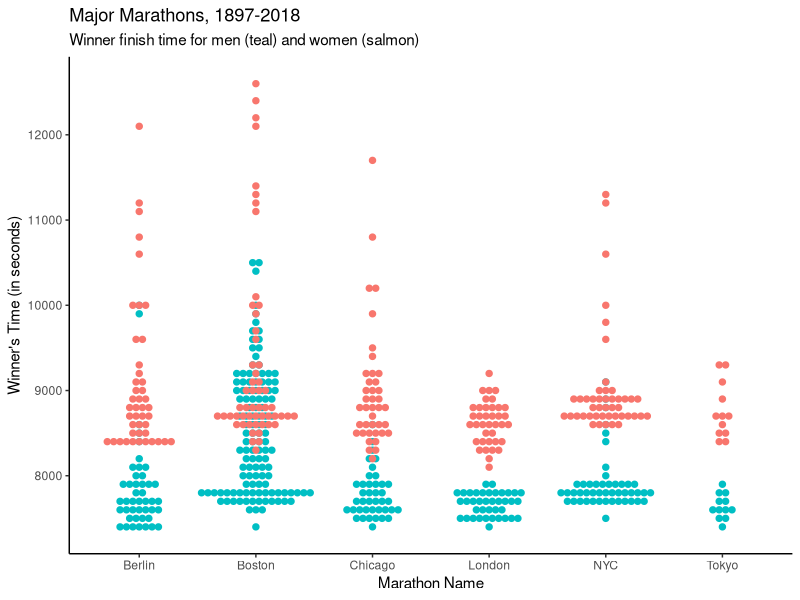
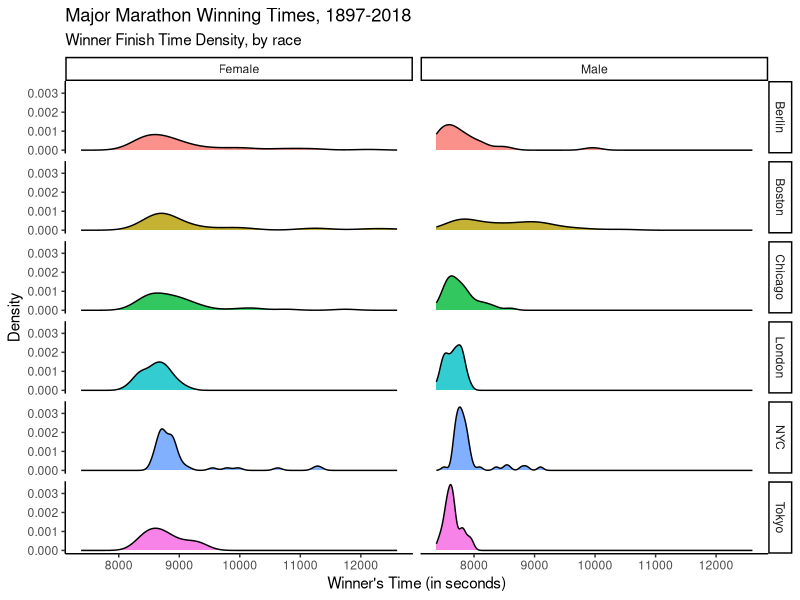
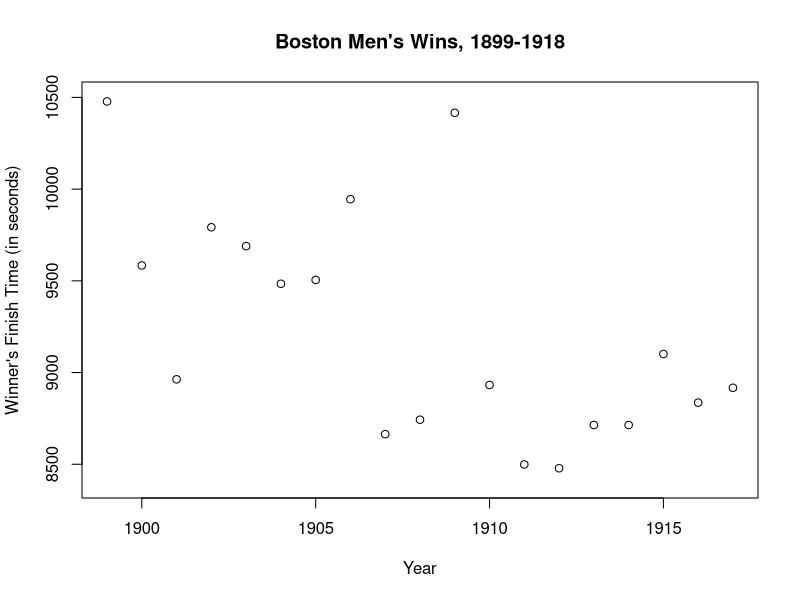
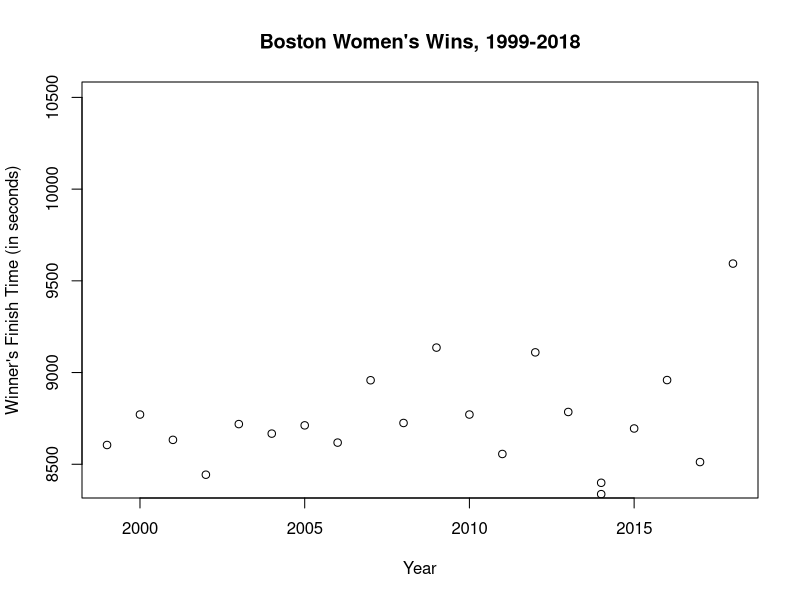
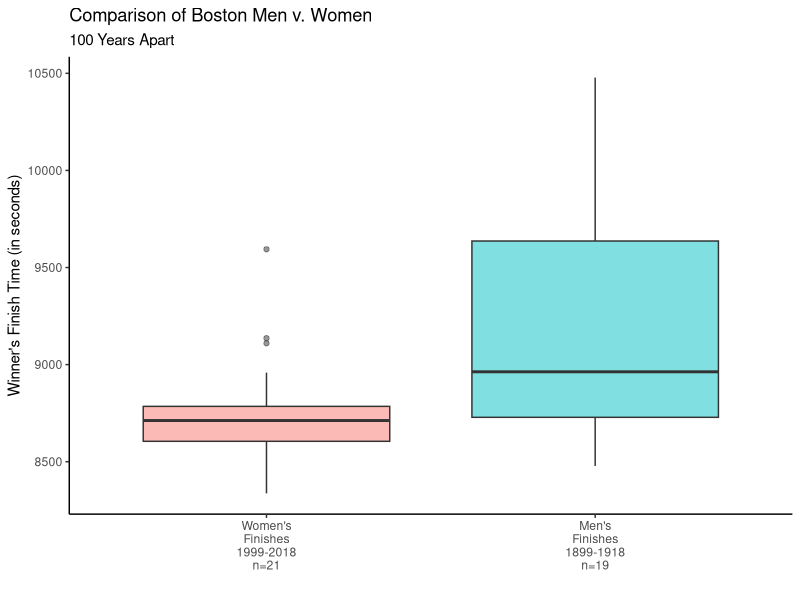
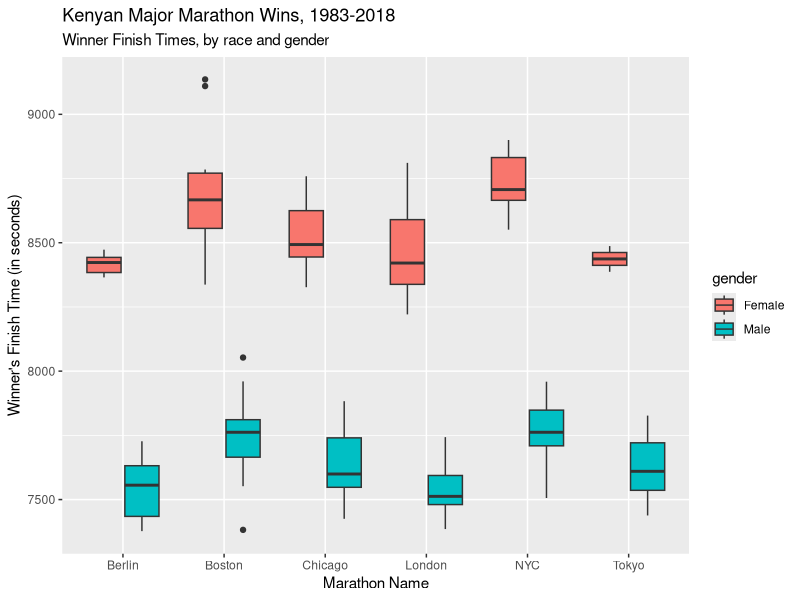
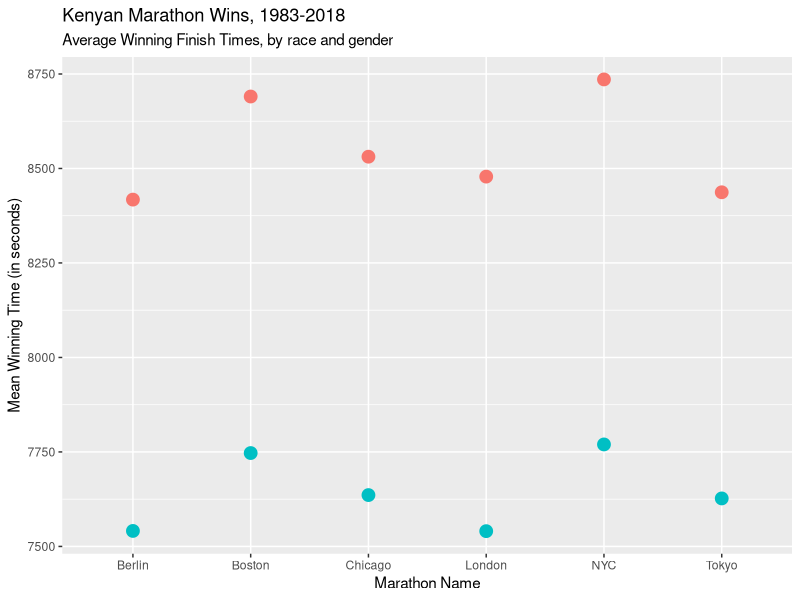

Write the R code that produced these figures, in order.
## ---- chunk 1
df <- read.csv("world_marathon_majors.csv")
library(ggplot2)
library(gganimate)
## ---- chunk 2
head(df)
## ---- chunk 3
str(df)
## ---- chunk 4
check_na <- function(df){
  isna <- c()
  for(i in 1:ncol(df)){
    isna <- c(isna, sum(is.na(df[,i])))
  }
isna
}
check_na(df)
## ---- chunk 5
df$gender <- as.factor(df$gender)
summary(df$gender)
df$marathon <- as.factor(df$marathon)
summary(df$marathon)
## ---- chunk 6
library(lubridate)
time_data <- df$time
temp <- hms(time_data)
new_times <- as.integer(hour(temp)*3600 + minute(temp)*60 + second(temp))
df$time <- new_times
summary(df$time)
## ---- chunk 7
summary(df$year)
## ---- chunk 8
month <- c()
for(i in 1:nrow(df)){
  if(df$marathon[i]=="Berlin"){
    month <- c(month, 9.0)
  } else if(df$marathon[i]=="Boston"){
    month <- c(month, 4.0)
  } else if(df$marathon[i]=="Chicago"){
    month <- c(month, 10.0)
  } else if(df$marathon[i]=="London"){
    month <- c(month, 4.5)
  } else if(df$marathon[i]=="NYC"){
    month <- c(month, 11.0)
  }else {
    month <- c(month, 2.0)
  }
}
df$month <- as.factor(month)
name <- c("Feb", "Apr", "Apr", "Sep", "Oct", "Nov")
count <- summary(df$month)
display_months <- data.frame(rbind(name, count))
colnames(display_months) <- c("2", "4", "4.5", "9", "10", "11")
display_months
## ---- chunk 9
women_only <- df$gender == "Female"
womens_races <- df[women_only,]
womens_races <- womens_races[order(womens_races[,1], womens_races[,7]),]
summary(womens_races)
## ---- chunk 10
men_only <- df$gender == "Male"
mens_races <- df[men_only,]
mens_races <- mens_races[order(mens_races[,1], mens_races[,7]),]
summary(mens_races)
## ---- chunk 11
count_m <- mens_races[,c(1,5,6,7)]
count_f <- womens_races[,c(1,5,6,7)]
theme_set(theme_classic())
line_graph <- ggplot(count_m, aes(x=marathon, y=time))
line_graph + geom_dotplot(method="histodot", binaxis="y", binwidth=100, dotsize=0.75, stackdir="center", color="#00BFC4", fill="#00BFC4") +
  geom_dotplot(data=count_f, method="histodot", binaxis="y", binwidth=100, dotsize=0.75, stackdir="center", color="#F8766D", fill="#F8766D") +
  labs(title="Major Marathons, 1897-2018",
       subtitle="Winner finish time for men (teal) and women (salmon)",
       x="Marathon Name",
       y="Winner's Time (in seconds)")
## ---- chunk 12
density <- df[,c(1,3,5,6,7)]
theme_set(theme_classic())
density_graph <- ggplot(density, aes(time))
density_graph + geom_density(aes(fill=factor(marathon)), alpha=0.8, show.legend=FALSE) +
  labs(title="Major Marathon Winning Times, 1897-2018",
       subtitle="Winner Finish Time Density, by race",
       x="Winner's Time (in seconds)",
       y="Density") +
  facet_grid(marathon ~ gender)
## ---- chunk 13
boston_m <- mens_races[mens_races$marathon=="Boston",]
boston_f <- womens_races[womens_races$marathon=="Boston",]
boston_line <- ggplot() +
  geom_line(data=boston_m, aes(x=year, y=time), color="#00BFC4") +
  geom_line(data=boston_f, aes(x=year, y=time), color="#F8766D") +
  transition_reveal(year)
boston_line
## ---- chunk 14
men_boston_1899_1918 <- mens_races[mens_races$marathon=="Boston" & mens_races$year>=1899 & mens_races$year<=1918,]
women_boston_1999_2018 <- womens_races[womens_races$marathon=="Boston" & womens_races$year>=1999 & womens_races$year<=2018,]
plot(men_boston_1899_1918$year, men_boston_1899_1918$time,
  ylim=c(8400,10500),
  main="Boston Men's Wins, 1899-1918",
  xlab="Year",
  ylab="Winner's Finish Time (in seconds)")
plot(women_boston_1999_2018$year, women_boston_1999_2018$time,
  ylim=c(8400,10500),
  main="Boston Women's Wins, 1999-2018",
  xlab="Year",
  ylab="Winner's Finish Time (in seconds)")
## ---- chunk 15
men_boston_1899_1918 <- mens_races[mens_races$marathon=="Boston" & mens_races$year>=1899 & mens_races$year<=1918,]
women_boston_1999_2018 <- womens_races[womens_races$marathon=="Boston" & womens_races$year>=1999 & womens_races$year<=2018,]
boston_box <- ggplot(women_boston_1999_2018, aes(x=gender, y=time)) +
  geom_boxplot(fill="#F8766D", alpha=0.5) +
  geom_boxplot(data=men_boston_1899_1918, aes(x=gender, y=time), fill="#00BFC4", alpha=0.5) +
  scale_x_discrete(labels=c("Female" = "Women's\nFinishes\n1999-2018\nn=21", "Male" = "Men's\nFinishes\n1899-1918\nn=19")) +
  labs(title="Comparison of Boston Men v. Women",
       subtitle= "100 Years Apart",
       x="",
       y="Winner's Finish Time (in seconds)")
boston_box
## ---- chunk 16
wilcox <- wilcox.test(women_boston_1999_2018$time, men_boston_1899_1918$time)
wilcox
## ---- chunk 17
country_info <- as.factor(df$country)
summary(country_info)
## ---- chunk 18
kenyan_men <- mens_races[mens_races$country=="Kenya" & mens_races$year>=1983,]
kenyan_women <- womens_races[womens_races$country=="Kenya" & womens_races$year>=1983,]
kenyan_racers <- rbind(kenyan_men, kenyan_women)
theme_set(theme_gray())
kenyan_boxplot <- ggplot(kenyan_racers, aes(x=marathon, y=time, fill=gender))
kenyan_boxplot + geom_boxplot() +
  labs(title="Kenyan Major Marathon Wins, 1983-2018",
       subtitle="Winner Finish Times, by race and gender",
       x="Marathon Name",
       y="Winner's Finish Time (in seconds)")
## ---- chunk 19
n_races_kenyan_men <- length(kenyan_men$year)
n_races_kenyan_women <- length(kenyan_women$year)
kruskal_men <- kruskal.test(time~marathon, kenyan_men)
kruskal_women <- kruskal.test(time~marathon, kenyan_women)
kruskal_results <- matrix(c(n_races_kenyan_men, kruskal_men$statistic, kruskal_men$parameter, round(kruskal_men$p.value,6), n_races_kenyan_women, kruskal_women$statistic, kruskal_women$parameter, round(kruskal_women$p.value,6)), ncol=4, byrow=TRUE)
colnames(kruskal_results) <- c("no_of_races", "chi_squared", "df", "p_value")
rownames(kruskal_results) <- c("kenyan_men", "kenyan_women")
kruskal_results
## ---- chunk 20
a <- length(kenyan_men$time[kenyan_men$marathon=="Boston"])
b <- length(kenyan_men$time[kenyan_men$marathon=="NYC"])
c <- length(kenyan_men$time[kenyan_men$marathon=="Chicago"])
d <- length(kenyan_men$time[kenyan_men$marathon=="London"])
e <- length(kenyan_men$time[kenyan_men$marathon=="Berlin"])
f <- length(kenyan_men$time[kenyan_men$marathon=="Tokyo"])
g <- length(kenyan_women$time[kenyan_women$marathon=="Boston"])
h <- length(kenyan_women$time[kenyan_women$marathon=="NYC"])
i <- length(kenyan_women$time[kenyan_women$marathon=="Chicago"])
j <- length(kenyan_women$time[kenyan_women$marathon=="London"])
k <- length(kenyan_women$time[kenyan_women$marathon=="Berlin"])
l <- length(kenyan_women$time[kenyan_women$marathon=="Tokyo"])
no_of_observations <- matrix(c(a,b,c,d,e,f,g,h,i,j,k,l), ncol=6, byrow=TRUE)
colnames(no_of_observations) <- c("Boston", "NYC", "Chicago", "London", "Berlin", "Tokyo")
rownames(no_of_observations) <- c("kenyan_men", "kenyan_women")
no_of_observations
## ---- chunk 21
a <- shapiro.test(kenyan_men$time[kenyan_men$marathon=="Boston"])$p.value
b <- shapiro.test(kenyan_men$time[kenyan_men$marathon=="NYC"])$p.value
c <- shapiro.test(kenyan_men$time[kenyan_men$marathon=="Chicago"])$p.value
d <- shapiro.test(kenyan_men$time[kenyan_men$marathon=="London"])$p.value
e <- shapiro.test(kenyan_men$time[kenyan_men$marathon=="Berlin"])$p.value
f <- shapiro.test(kenyan_men$time[kenyan_men$marathon=="Tokyo"])$p.value
g <- shapiro.test(kenyan_women$time[kenyan_women$marathon=="Boston"])$p.value
h <- shapiro.test(kenyan_women$time[kenyan_women$marathon=="NYC"])$p.value
i <- shapiro.test(kenyan_women$time[kenyan_women$marathon=="Chicago"])$p.value
j <- shapiro.test(kenyan_women$time[kenyan_women$marathon=="London"])$p.value
k <- shapiro.test(kenyan_women$time[kenyan_women$marathon=="Berlin"])$p.value
l <- 0   #not running shapiro for women's Tokyo since <3 observations and we're really just making stuff up at this point...
temp <- c(a,b,c,d,e,f,g,h,i,j,k)
temp <- round(temp, 6)
temp <- c(temp, l)
shapiro_p_values <- matrix(c(temp), ncol=6, byrow=TRUE)
colnames(shapiro_p_values) <- c("Boston", "NYC", "Chicago", "London", "Berlin", "Tokyo")
rownames(shapiro_p_values) <- c("kenyan_men", "kenyan_women")
shapiro_p_values
## ---- chunk 22
a <- sd(kenyan_men$time[kenyan_men$marathon=="Boston"])
b <- sd(kenyan_men$time[kenyan_men$marathon=="NYC"])
c <- sd(kenyan_men$time[kenyan_men$marathon=="Chicago"])
d <- sd(kenyan_men$time[kenyan_men$marathon=="London"])
e <- sd(kenyan_men$time[kenyan_men$marathon=="Berlin"])
f <- sd(kenyan_men$time[kenyan_men$marathon=="Tokyo"])
g <- sd(kenyan_women$time[kenyan_women$marathon=="Boston"])
h <- sd(kenyan_women$time[kenyan_women$marathon=="NYC"])
i <- sd(kenyan_women$time[kenyan_women$marathon=="Chicago"])
j <- sd(kenyan_women$time[kenyan_women$marathon=="London"])
k <- sd(kenyan_women$time[kenyan_women$marathon=="Berlin"])
l <- sd(kenyan_women$time[kenyan_women$marathon=="Tokyo"])
sd_per_group <- matrix(c(a,b,c,d,e,f,g,h,i,j,k,l), ncol=6, byrow=TRUE)
colnames(sd_per_group) <- c("Boston", "NYC", "Chicago", "London", "Berlin", "Tokyo")
rownames(sd_per_group) <- c("kenyan_men", "kenyan_women")
sd_per_group
## ---- chunk 23
summary(aov(time~marathon+gender+marathon:gender, kenyan_racers))
## ---- chunk 24
a <- mean(kenyan_men$time[kenyan_men$marathon=="Boston"])
b <- mean(kenyan_men$time[kenyan_men$marathon=="NYC"])
c <- mean(kenyan_men$time[kenyan_men$marathon=="Chicago"])
d <- mean(kenyan_men$time[kenyan_men$marathon=="London"])
e <- mean(kenyan_men$time[kenyan_men$marathon=="Berlin"])
f <- mean(kenyan_men$time[kenyan_men$marathon=="Tokyo"])
g <- mean(kenyan_women$time[kenyan_women$marathon=="Boston"])
h <- mean(kenyan_women$time[kenyan_women$marathon=="NYC"])
i <- mean(kenyan_women$time[kenyan_women$marathon=="Chicago"])
j <- mean(kenyan_women$time[kenyan_women$marathon=="London"])
k <- mean(kenyan_women$time[kenyan_women$marathon=="Berlin"])
l <- mean(kenyan_women$time[kenyan_women$marathon=="Tokyo"])
marathon_names <- c("Boston", "NYC", "Chicago", "London", "Berlin", "Tokyo")
mens_times <- c(a,b,c,d,e,f)
womens_times <- c(g,h,i,j,k,l)
kenyan_avg <- data.frame(marathon_names, mens_times, womens_times)
colnames(kenyan_avg) <- c("marathon", "mean_finish_men", "mean_finish_women")
kenyan_dot <- ggplot(kenyan_avg, aes(x=marathon, y=mean_finish_men))
kenyan_dot + geom_point(color="#00BFC4", size=4) + geom_point(data=kenyan_avg, aes(x=marathon, y=mean_finish_women), color="#F8766D", size=4) +
  labs(title="Kenyan Marathon Wins, 1983-2018",
       subtitle="Average Winning Finish Times, by race and gender",
       x="Marathon Name",
       y="Mean Winning Time (in seconds)") +
theme(legend.position="none")
